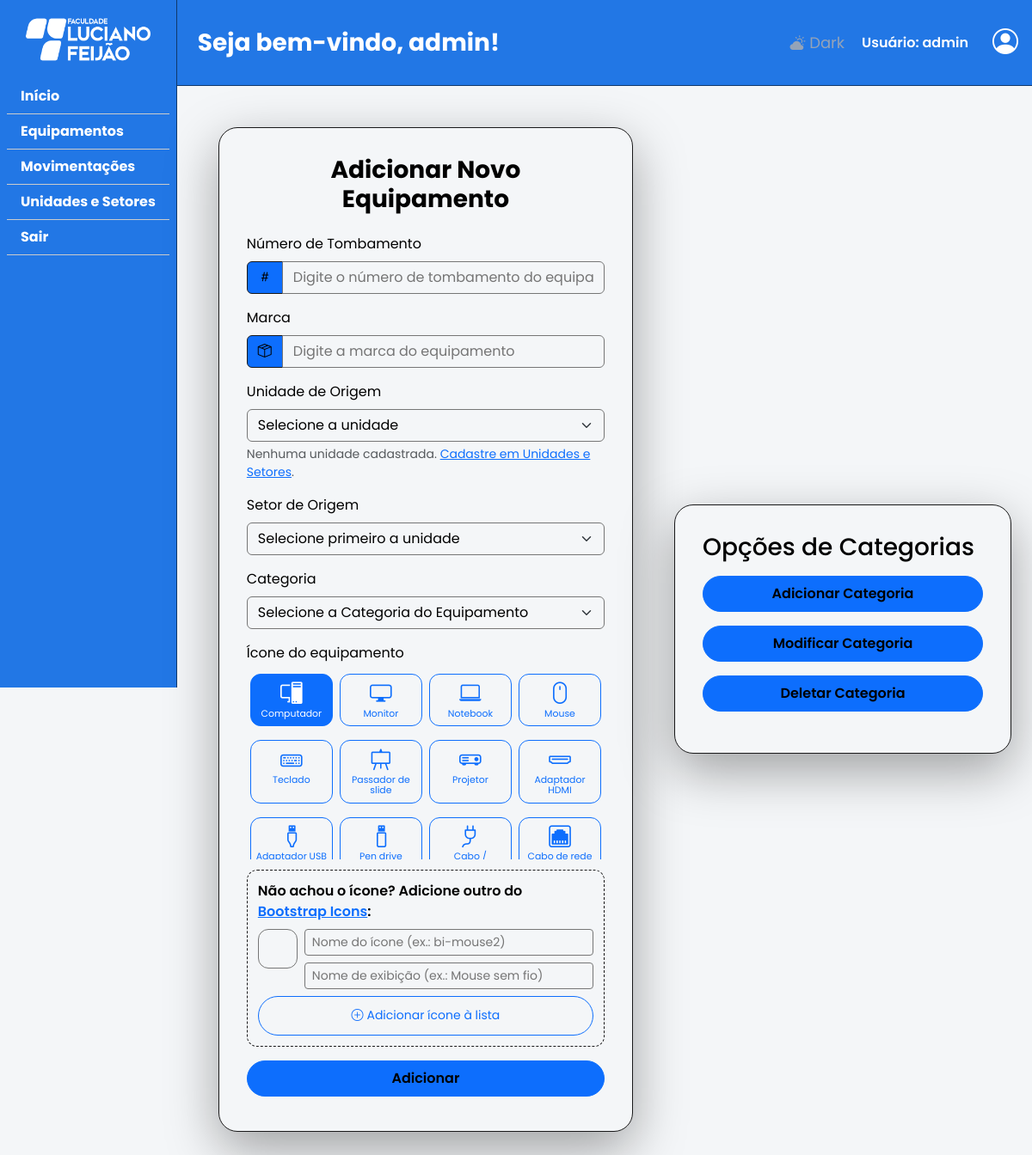
/create_item (signed in), run on the app's committed database.
### tables this page shows
CREATE TABLE "icones" (
	"id_icone" INTEGER PRIMARY KEY AUTOINCREMENT,
	"classe" TEXT NOT NULL UNIQUE,
	"nome" TEXT NOT NULL
);

### routes/create_item.py (the view, shortened to what this page needs)
@route_create_item.route('/create_item', methods=['GET', 'POST'])
@role_required("admin", "gestor")
def create():
    if not session.get("usuario_email"):
        return redirect('/login')
    if request.method == 'GET':
        conexao = conectar_banco()
        cursor = conexao.cursor()
        cursor.execute("SELECT * FROM categorias WHERE excluido !=1")
        categorias = cursor.fetchall()
        conexao.close()
        return render_template("createitem.html", categorias=categorias, icones=listar_icones(), icone_padrao=ICONE_PADRAO)

### app.py (called while the page is built)
@app.context_processor
def injetar_localizacoes():
    return dict(
        lista_unidades=listar_unidades,
        lista_setores=listar_setores,
        lista_unidades_filtro=listar_unidades_filtro,
        lista_setores_filtro=listar_setores_filtro,
    )

### auth.py (called while the page is built)
def role_required(*roles):
    def decorator(funcao):
        @wraps(funcao)
        def wrapper(*arg,**kwargs):
            if not session.get("usuario_email"):
                return redirect("/login")
            if session.get("usuario_role") not in roles:
                flash("Acesso negado: você não tem para isso.", "danger")
                return redirect("/dashboard")
            return funcao(*arg, **kwargs)
        return wrapper
    return decorator

### banco.py (called while the page is built)
def conectar_banco():
    conexao = sqlite3.connect(CAMINHO_BANCO)
    conexao.row_factory = sqlite3.Row
    conexao.execute("PRAGMA foreign_keys = ON")
    return conexao

def listar_icones():
    conexao = conectar_banco()
    icones = conexao.execute("SELECT classe, nome FROM icones ORDER BY id_icone").fetchall()
    conexao.close()
    return icones

def listar_unidades():
    conexao = conectar_banco()
    linhas = conexao.execute(
        "SELECT id_unidade, nome_unidade FROM unidades WHERE excluido = 0 ORDER BY nome_unidade COLLATE NOCASE"
    ).fetchall()
    conexao.close()
    return [dict(l) for l in linhas]

def listar_setores():
    conexao = conectar_banco()
    linhas = conexao.execute(
        """SELECT s.id_setor, s.nome_setor, s.id_unidade, u.nome_unidade
           FROM setores s JOIN unidades u ON u.id_unidade = s.id_unidade
           WHERE s.excluido = 0 AND u.excluido = 0
           ORDER BY s.nome_setor COLLATE NOCASE"""
    ).fetchall()
    conexao.close()
    return [dict(l) for l in linhas]

### templates/createitem.html (shortened to what this page needs)
{% extends "base_app.html" %}
{% from "_macros.html" import campo, seletor_icone, seletor_localizacao %}
{% block conteudo %}
<section class="main-content">
    <div class="d-flex justify-content-center align-items-center p-4">
        <div class="card-form card-form--media w-100">
            <h3 class="fw-bold text-center mb-4">Adicionar Novo Equipamento</h3>
            <form id="form-createitem" action="{{ url_for('create_item.create') }}" method="POST" data-validar>
                {{ campo('serialInput', 'Número de Tombamento', 'num_serie', 'bi-hash', placeholder='Digite o número de tombamento do equipamento', extras='data-msg="Informe o número de tombamento do equipamento."') }}
                {{ campo('marcaInput', 'Marca', 'marca', 'bi-box-seam', placeholder='Digite a marca do equipamento', extras='data-msg="Informe a marca do equipamento."') }}
                {{ seletor_localizacao(lista_unidades(), lista_setores(), 'origem', 'unidade_origem', 'setor_origem', 'Unidade de Origem', 'Setor de Origem', link_cadastro=True) }}
                <div class="mb-3">
                    <label for="categoriaSelect" class="form-label">Categoria</label>
                    <select id="categoriaSelect" class="form-select border-icon" name="categoria" required data-msg="Selecione a categoria do equipamento.">
                        <option value="" disabled selected>Selecione a Categoria do Equipamento</option>
                    </select>
                </div>
                <div class="mb-3">
                    <span class="form-label d-block">Ícone do equipamento</span>
                    {{ seletor_icone(icones, icone_padrao, permitir_novo=True) }}
                </div>
                <button type="submit" class="btn btn-primary w-100 text-black fw-semibold py-2">Adicionar</button>
            </form>
        </div>
    </div>
</section>
<section class="main-content">
    <div class="d-flex justify-content-center">
        <div class="card-form">
            <h3 class="mb-3">Opções de Categorias</h3>
            <button type="button" class="btn btn-primary w-100 text-black fw-semibold py-2 mb-3" data-bs-toggle="modal" data-bs-target="#modalCategoriaAdicionar">Adicionar Categoria</button>
            <button type="button" class="btn btn-primary w-100 text-black fw-semibold py-2 mb-3" data-bs-toggle="modal" data-bs-target="#modalCategoriaModificar">Modificar Categoria</button>
            <button type="button" class="btn btn-primary w-100 text-black fw-semibold py-2 mb-3" data-bs-toggle="modal" data-bs-target="#modalCategoriaDeletar">Deletar Categoria</button>
        </div>
    </div>
</section>
{% endblock %}

### templates/_macros.html (shortened to what this page needs)
{% macro campo(id, rotulo, nome, icone, tipo='text', placeholder='', obrigatorio=True, extras='', valor='') %}
    <div class="w-100 mb-3">
        <label for="{{ id }}" class="form-label">{{ rotulo }}</label>
        <div class="input-group">
            <span class="input-group-text border-icon"><i class="bi {{ icone }}"></i></span>
            <input type="{{ tipo }}" id="{{ id }}" class="form-control" name="{{ nome }}" placeholder="{{ placeholder }}" value="{{ valor }}" {% if obrigatorio %}required{% endif %} {{ extras|safe }}>
        </div>
    </div>
{% endmacro %}
{% macro seletor_localizacao(unidades, setores, id_base, nome_unidade, nome_setor, rotulo_unidade, rotulo_setor, obrigatorio=True, chave_unidade='', chave_setor='', link_cadastro=False, texto_vazio='Manter localização atual') %}
    <div class="mb-3">
        <label for="{{ id_base }}-unidade" class="form-label">{{ rotulo_unidade }}</label>
        <select id="{{ id_base }}-unidade" name="{{ nome_unidade }}" class="form-select" autocomplete="off"
                data-loc-unidade="{{ id_base }}"
                {% if obrigatorio %}required{% endif %} data-msg="Selecione a unidade.">
            <option value="" {% if obrigatorio %}disabled{% endif %} selected>{% if obrigatorio %}Selecione a unidade{% else %}{{ texto_vazio }}{% endif %}</option>
        </select>
        {% if not unidades %}
            <div class="form-text">Nenhuma unidade cadastrada.
                {% if link_cadastro %}<a href="{{ url_for('localizacoes.listar') }}">Cadastre em Unidades e Setores</a>.
                {% else %}Peça a um administrador ou gestor para cadastrar.{% endif %}
            </div>
        {% endif %}
    </div>
    <div class="mb-3">
        <label for="{{ id_base }}-setor" class="form-label">{{ rotulo_setor }}</label>
        <select id="{{ id_base }}-setor" name="{{ nome_setor }}" class="form-select" autocomplete="off"
                data-setores='{{ setores|tojson }}' data-loc-obrigatorio="{{ 1 if obrigatorio else 0 }}" data-loc-vazio="{{ texto_vazio }}"
                {% if obrigatorio %}required{% endif %} data-msg="Selecione o setor.">
            <option value="" {% if obrigatorio %}disabled{% endif %} selected>{% if obrigatorio %}Selecione primeiro a unidade{% else %}{{ texto_vazio }}{% endif %}</option>
        </select>
    </div>
{% endmacro %}
{% macro seletor_icone(icones, selecionado='', dinamico=False, permitir_novo=False) %}
    <div class="seletor-icones">
        <div class="seletor-icones__grade" id="grade-icones" role="radiogroup" aria-label="Ícone do equipamento">
            {% for classe, nome in icones %}
                <label class="btn btn-outline-primary seletor-icones__item" for="icone-{{ classe }}" title="{{ nome }}">
                    <i class="bi {{ classe }}"></i><span>{{ nome }}</span>
                </label>
            {% endfor %}
        </div>
        {% if permitir_novo %}
            <div class="seletor-icones__novo" id="icone-novo">
                <p class="small fw-semibold mb-2">Não achou o ícone? Adicione outro do
                    <a href="https://icons.getbootstrap.com/" target="_blank" rel="noopener">Bootstrap Icons</a>:
                </p>
                <div class="d-flex gap-2 align-items-start">
                    <div class="seletor-icones__previa" id="icone-novo-previa" aria-hidden="true"></div>
                    <div class="flex-grow-1">
                        <input type="text" id="icone-novo-classe" data-sem-validacao class="form-control form-control-sm mb-2" placeholder="Nome do ícone (ex.: bi-mouse2)" autocomplete="off">
                        <input type="text" id="icone-novo-nome" data-sem-validacao class="form-control form-control-sm" placeholder="Nome de exibição (ex.: Mouse sem fio)" maxlength="40" autocomplete="off">
                    </div>
                </div>
                <button type="button" id="icone-novo-botao" class="btn btn-outline-primary btn-sm w-100 mt-2 mb-0">
                    <i class="bi bi-plus-circle me-1"></i>Adicionar ícone à lista
                </button>
            </div>
        {% endif %}
    </div>
{% endmacro %}

### static/css/variables.css (style rules this page uses)
:root { --cor-primaria: #2277E5; --cor-primaria-escura: #1C5FB8; --cor-escura: #10386B; --white-color: #FFFFFF; --black-color: #000000; --gap: 2.5rem; --gap-min: 1rem; --container-max: 120rem; --radius: 0.8rem; --shadow: 0 4px 24px rgba(0, 0, 0, 0.20); --shadow-md: 0 8px 32px rgba(0, 0, 0, 0.24); --cor-erro: #dc3545; }

### static/css/base.css (style rules this page uses)
body { font-family: "Poppins", sans-serif; color: var(--black-color); background-size: cover; }
.card-form { max-width: 420px; background-color: var(--theme-background); border: 1px solid var(--theme-border); border-radius: 22px; padding: 2rem; box-shadow: 0 20px 60px rgba(0, 0, 0, 0.35); backdrop-filter: blur(7px); }
.card-form--media { max-width: 520px; }
.card-form .btn { margin-bottom: .5rem; }
.border-icon { background-color: #0d6efd; border: 1px solid var(--theme-border-icon); color: var(--theme-color); }
.form-control { background-color: #fff; border: 1px solid rgba(0, 0, 0, 0.587); color: #000; }
.form-control::placeholder { color: rgba(0, 0, 0, 0.643); }
.btn { border-radius: 999px; padding: 0.7rem; }

### static/css/app.css (style rules this page uses)
html { overflow-x: hidden; }
body.pagina-app { display: flex; flex-direction: column; width: 100%; max-width: 100%; overflow-x: clip; }
html.pagina-white { color: var(--black-color); background-color: #f4f6f8; --nav-color: var(--black-color); --cor-navegacao: var(--cor-primaria); --theme-border-alt: #767676; --theme-border-icon: #181818; --theme-input-color : #242323; --theme-hover: #eaebec; --ballon-red: #960000;; --ballon-green: #24a344; --ballon-yellow: goldenrod; --ballon-blue: #033b77; }
html.pagina-white input::placeholder { color: #757575; opacity: 1; }
html.pagina-white body { --theme-background: #f4f6f8; --theme-border: #19191a; background-color: #f4f6f8; color: var(--black-color); }
input, select,.form-control, .form-select, .form-check-input, .seletor-icones__previa, table { background-color: var(--theme-background); color: var(--nav-color); border: 1px solid var(--theme-border-alt); }
.pagina-app p { font-size: 16px; font-weight: 600; margin-bottom: 0; }
.app-content, .main-content { min-width: 0; }
.main-content { max-width: var(--container-max); margin: auto; }
.seletor-icones__grade { display: grid; grid-template-columns: repeat(auto-fill, minmax(78px, 1fr)); gap: .5rem; max-height: 220px; overflow-y: auto; padding: .25rem; }
.seletor-icones__item { display: flex; flex-direction: column; align-items: center; gap: .2rem; margin: 0; padding: .5rem .25rem; border-radius: 12px; font-size: .68rem; line-height: 1.1; text-align: center; }
.seletor-icones__item i { font-size: 1.6rem; }
.seletor-icones__novo { margin-top: .75rem; padding: .75rem; border: 1px dashed var(--theme-border); border-radius: 12px; background: var(--theme-background); }
.seletor-icones__previa { width: 46px; height: 46px; flex: 0 0 46px; display: flex; align-items: center; justify-content: center; font-size: 1.6rem; border-radius: 12px; color: var(--cor-primaria-escura); }

### static/css/animacoes.css (style rules this page uses)
.btn { transition: transform 0.15s ease, box-shadow 0.15s ease, background-color 0.2s ease, border-color 0.2s ease; }

### data on the page
icones: nome "Computador"
icones: nome "Monitor"
icones: nome "Notebook"
icones: nome "Mouse"
icones: nome "Teclado"
icones: nome "Passador de slide"
icones: nome "Projetor"
icones: nome "Adaptador HDMI"
icones: nome "Adaptador USB"
icones: nome "Pen drive"
icones: nome "Cabo /…"
icones: nome "Cabo de rede"

### other printed values
{{ session.get('usuario_name') }} "admin"
{{ rotulo }} "Número de Tombamento Marca"
{{ rotulo_unidade }} "Unidade de Origem"
{{ rotulo_setor }} "Setor de Origem"
